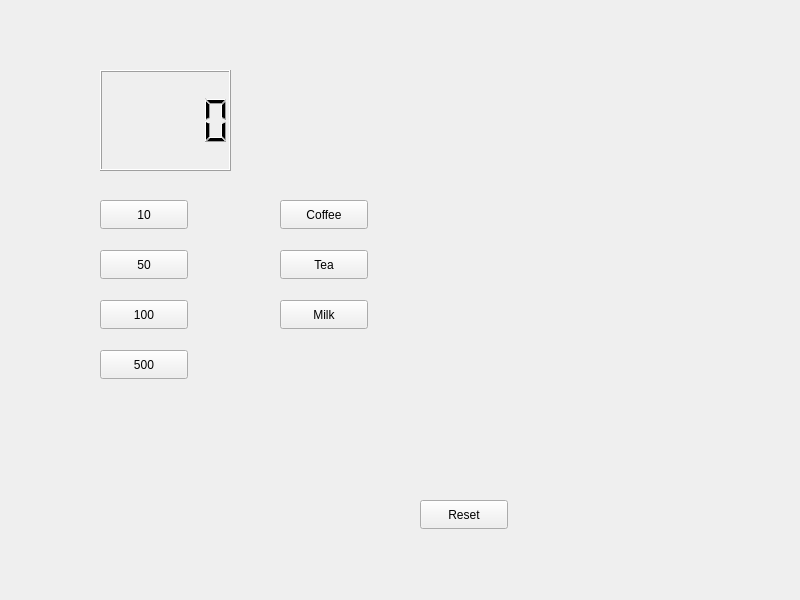
<?xml version="1.0" encoding="UTF-8"?>
<ui version="4.0">
 <class>Widget</class>
 <widget class="QWidget" name="Widget">
  <property name="geometry">
   <rect>
    <x>0</x>
    <y>0</y>
    <width>800</width>
    <height>600</height>
   </rect>
  </property>
  <property name="windowTitle">
   <string>Widget</string>
  </property>
  <widget class="QLCDNumber" name="lcdNumber">
   <property name="geometry">
    <rect>
     <x>100</x>
     <y>70</y>
     <width>131</width>
     <height>101</height>
    </rect>
   </property>
  </widget>
  <widget class="QPushButton" name="pb10">
   <property name="geometry">
    <rect>
     <x>100</x>
     <y>200</y>
     <width>88</width>
     <height>29</height>
    </rect>
   </property>
   <property name="text">
    <string>10</string>
   </property>
  </widget>
  <widget class="QPushButton" name="pb50">
   <property name="geometry">
    <rect>
     <x>100</x>
     <y>250</y>
     <width>88</width>
     <height>29</height>
    </rect>
   </property>
   <property name="text">
    <string>50</string>
   </property>
  </widget>
  <widget class="QPushButton" name="pb100">
   <property name="geometry">
    <rect>
     <x>100</x>
     <y>300</y>
     <width>88</width>
     <height>29</height>
    </rect>
   </property>
   <property name="text">
    <string>100</string>
   </property>
  </widget>
  <widget class="QPushButton" name="pb500">
   <property name="geometry">
    <rect>
     <x>100</x>
     <y>350</y>
     <width>88</width>
     <height>29</height>
    </rect>
   </property>
   <property name="text">
    <string>500</string>
   </property>
  </widget>
  <widget class="QPushButton" name="pbCoffee">
   <property name="geometry">
    <rect>
     <x>280</x>
     <y>200</y>
     <width>88</width>
     <height>29</height>
    </rect>
   </property>
   <property name="text">
    <string>Coffee</string>
   </property>
  </widget>
  <widget class="QPushButton" name="pbTea">
   <property name="geometry">
    <rect>
     <x>280</x>
     <y>250</y>
     <width>88</width>
     <height>29</height>
    </rect>
   </property>
   <property name="text">
    <string>Tea</string>
   </property>
  </widget>
  <widget class="QPushButton" name="pbMilk">
   <property name="geometry">
    <rect>
     <x>280</x>
     <y>300</y>
     <width>88</width>
     <height>29</height>
    </rect>
   </property>
   <property name="text">
    <string>Milk</string>
   </property>
  </widget>
  <widget class="QPushButton" name="pbReset">
   <property name="geometry">
    <rect>
     <x>420</x>
     <y>500</y>
     <width>88</width>
     <height>29</height>
    </rect>
   </property>
   <property name="text">
    <string>Reset</string>
   </property>
  </widget>
 </widget>
 <resources/>
 <connections/>
</ui>
